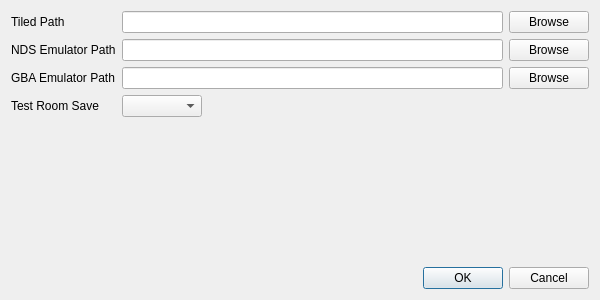
<?xml version="1.0" encoding="UTF-8"?>
<ui version="4.0">
 <class>Settings</class>
 <widget class="QDialog" name="Settings">
  <property name="geometry">
   <rect>
    <x>0</x>
    <y>0</y>
    <width>600</width>
    <height>300</height>
   </rect>
  </property>
  <property name="windowTitle">
   <string>Settings</string>
  </property>
  <layout class="QVBoxLayout" name="verticalLayout">
   <item>
    <layout class="QGridLayout" name="gridLayout">
     <item row="0" column="1">
      <widget class="QLineEdit" name="tiled_path"/>
     </item>
     <item row="1" column="1">
      <widget class="QLineEdit" name="nds_emulator_path"/>
     </item>
     <item row="1" column="0">
      <widget class="QLabel" name="label_2">
       <property name="text">
        <string>NDS Emulator Path</string>
       </property>
      </widget>
     </item>
     <item row="0" column="2">
      <widget class="QPushButton" name="tiled_path_browse_button">
       <property name="text">
        <string>Browse</string>
       </property>
      </widget>
     </item>
     <item row="0" column="0">
      <widget class="QLabel" name="label">
       <property name="text">
        <string>Tiled Path</string>
       </property>
      </widget>
     </item>
     <item row="2" column="0">
      <widget class="QLabel" name="label_3">
       <property name="text">
        <string>GBA Emulator Path</string>
       </property>
      </widget>
     </item>
     <item row="1" column="2">
      <widget class="QPushButton" name="nds_emulator_path_browse_button">
       <property name="text">
        <string>Browse</string>
       </property>
      </widget>
     </item>
     <item row="2" column="2">
      <widget class="QPushButton" name="gba_emulator_path_browse_button">
       <property name="text">
        <string>Browse</string>
       </property>
      </widget>
     </item>
     <item row="2" column="1">
      <widget class="QLineEdit" name="gba_emulator_path"/>
     </item>
     <item row="3" column="1">
      <widget class="QComboBox" name="test_room_save_file">
       <property name="maximumSize">
        <size>
         <width>80</width>
         <height>16777215</height>
        </size>
       </property>
      </widget>
     </item>
     <item row="3" column="0">
      <widget class="QLabel" name="label_4">
       <property name="text">
        <string>Test Room Save</string>
       </property>
      </widget>
     </item>
    </layout>
   </item>
   <item>
    <spacer name="verticalSpacer">
     <property name="orientation">
      <enum>Qt::Vertical</enum>
     </property>
     <property name="sizeHint" stdset="0">
      <size>
       <width>20</width>
       <height>40</height>
      </size>
     </property>
    </spacer>
   </item>
   <item>
    <widget class="QDialogButtonBox" name="buttonBox">
     <property name="orientation">
      <enum>Qt::Horizontal</enum>
     </property>
     <property name="standardButtons">
      <set>QDialogButtonBox::Cancel|QDialogButtonBox::Ok</set>
     </property>
    </widget>
   </item>
  </layout>
 </widget>
 <resources/>
 <connections>
  <connection>
   <sender>buttonBox</sender>
   <signal>accepted()</signal>
   <receiver>Settings</receiver>
   <slot>accept()</slot>
   <hints>
    <hint type="sourcelabel">
     <x>248</x>
     <y>254</y>
    </hint>
    <hint type="destinationlabel">
     <x>157</x>
     <y>274</y>
    </hint>
   </hints>
  </connection>
  <connection>
   <sender>buttonBox</sender>
   <signal>rejected()</signal>
   <receiver>Settings</receiver>
   <slot>reject()</slot>
   <hints>
    <hint type="sourcelabel">
     <x>316</x>
     <y>260</y>
    </hint>
    <hint type="destinationlabel">
     <x>286</x>
     <y>274</y>
    </hint>
   </hints>
  </connection>
 </connections>
</ui>
